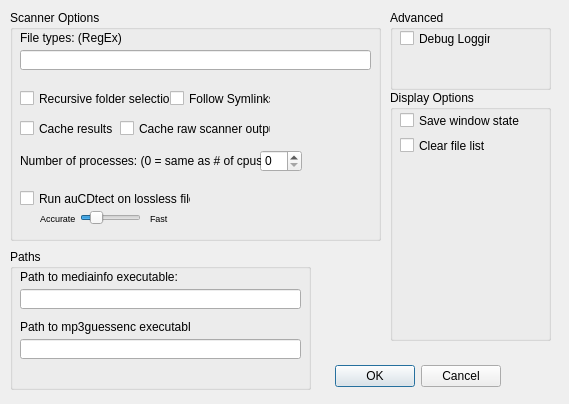
<?xml version="1.0" encoding="UTF-8"?>
<ui version="4.0">
 <class>optionsDialog</class>
 <widget class="QDialog" name="optionsDialog">
  <property name="windowModality">
   <enum>Qt::ApplicationModal</enum>
  </property>
  <property name="geometry">
   <rect>
    <x>0</x>
    <y>0</y>
    <width>569</width>
    <height>404</height>
   </rect>
  </property>
  <property name="windowTitle">
   <string>Options</string>
  </property>
  <property name="windowIcon">
   <iconset>
    <normaloff>icons/150-cogs.png</normaloff>icons/150-cogs.png</iconset>
  </property>
  <property name="modal">
   <bool>true</bool>
  </property>
  <widget class="QDialogButtonBox" name="buttonBox">
   <property name="geometry">
    <rect>
     <x>330</x>
     <y>360</y>
     <width>171</width>
     <height>32</height>
    </rect>
   </property>
   <property name="orientation">
    <enum>Qt::Horizontal</enum>
   </property>
   <property name="standardButtons">
    <set>QDialogButtonBox::Cancel|QDialogButtonBox::Ok</set>
   </property>
  </widget>
  <widget class="QGroupBox" name="groupBox">
   <property name="geometry">
    <rect>
     <x>10</x>
     <y>10</y>
     <width>371</width>
     <height>231</height>
    </rect>
   </property>
   <property name="title">
    <string>Scanner Options</string>
   </property>
   <widget class="QCheckBox" name="checkBox_followsymlinks">
    <property name="geometry">
     <rect>
      <x>160</x>
      <y>80</y>
      <width>101</width>
      <height>17</height>
     </rect>
    </property>
    <property name="text">
     <string>Follow Symlinks</string>
    </property>
   </widget>
   <widget class="QCheckBox" name="checkBox_recursive">
    <property name="geometry">
     <rect>
      <x>10</x>
      <y>80</y>
      <width>151</width>
      <height>17</height>
     </rect>
    </property>
    <property name="text">
     <string>Recursive folder selection</string>
    </property>
   </widget>
   <widget class="QCheckBox" name="checkBox_cache">
    <property name="geometry">
     <rect>
      <x>10</x>
      <y>110</y>
      <width>111</width>
      <height>17</height>
     </rect>
    </property>
    <property name="text">
     <string>Cache results</string>
    </property>
   </widget>
   <widget class="QLineEdit" name="lineEdit_filemaskregex">
    <property name="geometry">
     <rect>
      <x>10</x>
      <y>40</y>
      <width>351</width>
      <height>20</height>
     </rect>
    </property>
   </widget>
   <widget class="QLabel" name="label_3">
    <property name="geometry">
     <rect>
      <x>10</x>
      <y>20</y>
      <width>181</width>
      <height>16</height>
     </rect>
    </property>
    <property name="text">
     <string>File types: (RegEx)</string>
    </property>
   </widget>
   <widget class="QSpinBox" name="spinBox_processes">
    <property name="geometry">
     <rect>
      <x>250</x>
      <y>140</y>
      <width>42</width>
      <height>22</height>
     </rect>
    </property>
    <property name="minimum">
     <number>0</number>
    </property>
    <property name="maximum">
     <number>200</number>
    </property>
   </widget>
   <widget class="QLabel" name="label_4">
    <property name="geometry">
     <rect>
      <x>10</x>
      <y>140</y>
      <width>241</width>
      <height>21</height>
     </rect>
    </property>
    <property name="text">
     <string>Number of processes: (0 = same as # of cpus):</string>
    </property>
   </widget>
   <widget class="QCheckBox" name="checkBox_cacheraw">
    <property name="geometry">
     <rect>
      <x>110</x>
      <y>110</y>
      <width>151</width>
      <height>17</height>
     </rect>
    </property>
    <property name="text">
     <string>Cache raw scanner output</string>
    </property>
   </widget>
   <widget class="QCheckBox" name="checkBox_aucdtect_scan">
    <property name="geometry">
     <rect>
      <x>10</x>
      <y>180</y>
      <width>171</width>
      <height>17</height>
     </rect>
    </property>
    <property name="text">
     <string>Run auCDtect on lossless files</string>
    </property>
   </widget>
   <widget class="QSlider" name="horizontalSlider_aucdtect_mode">
    <property name="geometry">
     <rect>
      <x>70</x>
      <y>200</y>
      <width>61</width>
      <height>16</height>
     </rect>
    </property>
    <property name="maximum">
     <number>40</number>
    </property>
    <property name="sliderPosition">
     <number>8</number>
    </property>
    <property name="orientation">
     <enum>Qt::Horizontal</enum>
    </property>
    <property name="tickPosition">
     <enum>QSlider::NoTicks</enum>
    </property>
    <property name="tickInterval">
     <number>10</number>
    </property>
   </widget>
   <widget class="QLabel" name="label_5">
    <property name="geometry">
     <rect>
      <x>30</x>
      <y>200</y>
      <width>41</width>
      <height>16</height>
     </rect>
    </property>
    <property name="font">
     <font>
      <pointsize>7</pointsize>
     </font>
    </property>
    <property name="text">
     <string>Accurate</string>
    </property>
   </widget>
   <widget class="QLabel" name="label_6">
    <property name="geometry">
     <rect>
      <x>140</x>
      <y>200</y>
      <width>21</width>
      <height>16</height>
     </rect>
    </property>
    <property name="font">
     <font>
      <pointsize>7</pointsize>
     </font>
    </property>
    <property name="text">
     <string>Fast</string>
    </property>
   </widget>
  </widget>
  <widget class="QGroupBox" name="groupBox_2">
   <property name="geometry">
    <rect>
     <x>390</x>
     <y>10</y>
     <width>161</width>
     <height>80</height>
    </rect>
   </property>
   <property name="title">
    <string>Advanced</string>
   </property>
   <widget class="QCheckBox" name="checkBox_debug">
    <property name="geometry">
     <rect>
      <x>10</x>
      <y>20</y>
      <width>91</width>
      <height>17</height>
     </rect>
    </property>
    <property name="text">
     <string>Debug Logging</string>
    </property>
   </widget>
  </widget>
  <widget class="QGroupBox" name="groupBox_3">
   <property name="geometry">
    <rect>
     <x>10</x>
     <y>249</y>
     <width>301</width>
     <height>141</height>
    </rect>
   </property>
   <property name="title">
    <string>Paths</string>
   </property>
   <widget class="QLabel" name="label">
    <property name="geometry">
     <rect>
      <x>10</x>
      <y>70</y>
      <width>171</width>
      <height>16</height>
     </rect>
    </property>
    <property name="text">
     <string>Path to mp3guessenc executable:</string>
    </property>
   </widget>
   <widget class="QLineEdit" name="lineEdit_mediainfo_path">
    <property name="geometry">
     <rect>
      <x>10</x>
      <y>40</y>
      <width>281</width>
      <height>20</height>
     </rect>
    </property>
   </widget>
   <widget class="QLineEdit" name="lineEdit_mp3guessenc_path">
    <property name="geometry">
     <rect>
      <x>10</x>
      <y>90</y>
      <width>281</width>
      <height>20</height>
     </rect>
    </property>
   </widget>
   <widget class="QLabel" name="label_2">
    <property name="geometry">
     <rect>
      <x>10</x>
      <y>20</y>
      <width>171</width>
      <height>16</height>
     </rect>
    </property>
    <property name="text">
     <string>Path to mediainfo executable:</string>
    </property>
   </widget>
  </widget>
  <widget class="QGroupBox" name="groupBox_4">
   <property name="geometry">
    <rect>
     <x>390</x>
     <y>90</y>
     <width>161</width>
     <height>251</height>
    </rect>
   </property>
   <property name="title">
    <string>Display Options</string>
   </property>
   <widget class="QCheckBox" name="checkBox_savewindowstate">
    <property name="geometry">
     <rect>
      <x>10</x>
      <y>20</y>
      <width>141</width>
      <height>21</height>
     </rect>
    </property>
    <property name="text">
     <string>Save window state</string>
    </property>
   </widget>
   <widget class="QCheckBox" name="checkBox_clearfilelist">
    <property name="geometry">
     <rect>
      <x>10</x>
      <y>40</y>
      <width>141</width>
      <height>31</height>
     </rect>
    </property>
    <property name="text">
     <string>Clear file list</string>
    </property>
   </widget>
  </widget>
 </widget>
 <resources/>
 <connections>
  <connection>
   <sender>buttonBox</sender>
   <signal>accepted()</signal>
   <receiver>optionsDialog</receiver>
   <slot>accept()</slot>
   <hints>
    <hint type="sourcelabel">
     <x>248</x>
     <y>254</y>
    </hint>
    <hint type="destinationlabel">
     <x>157</x>
     <y>274</y>
    </hint>
   </hints>
  </connection>
  <connection>
   <sender>buttonBox</sender>
   <signal>rejected()</signal>
   <receiver>optionsDialog</receiver>
   <slot>reject()</slot>
   <hints>
    <hint type="sourcelabel">
     <x>316</x>
     <y>260</y>
    </hint>
    <hint type="destinationlabel">
     <x>286</x>
     <y>274</y>
    </hint>
   </hints>
  </connection>
 </connections>
</ui>
